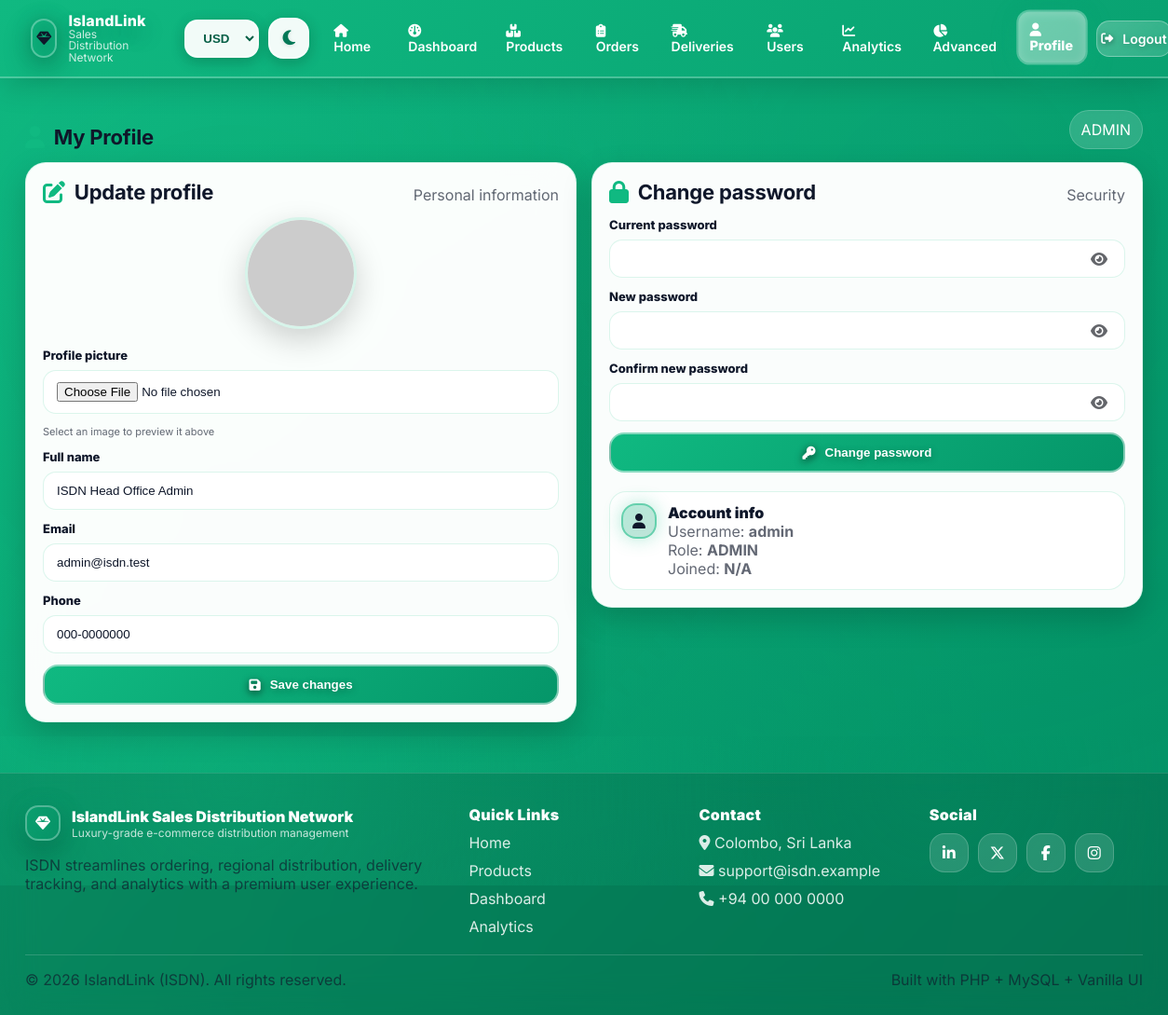
The app's page /profile.php (signed in) with its own data.
### tables this page shows
CREATE TABLE `users` (
  `id` INT NOT NULL AUTO_INCREMENT,
  `username` VARCHAR(50) NOT NULL,
  `password` VARCHAR(255) NOT NULL,
  `role` ENUM('admin','rdc','customer') NOT NULL DEFAULT 'customer',
  `name` VARCHAR(100) NOT NULL,
  `email` VARCHAR(100) NOT NULL,
  `phone` VARCHAR(20) NULL,
  `rdc_location` VARCHAR(50) NULL,
  `profile_image` VARCHAR(255) NULL,
  `created_at` TIMESTAMP NOT NULL DEFAULT CURRENT_TIMESTAMP,
  PRIMARY KEY (`id`),
  UNIQUE KEY `uq_users_username` (`username`),
  UNIQUE KEY `uq_users_email` (`email`)
);

### db.php (called while the page is built, shortened)
<?php
function is_logged_in() {
  return isset($_SESSION['user']) && isset($_SESSION['user']['id']);
}
function current_user() {
  return is_logged_in() ? $_SESSION['user'] : null;
}
function currency_get() {
  return isset($_SESSION['currency']) && in_array($_SESSION['currency'], ['USD','LKR'], true)
    ? $_SESSION['currency'] : 'USD';
}

### profile.php (the view, shortened to what this page needs)
<?php
require_once __DIR__ . '/db.php';
require_once __DIR__ . '/icons.php';
$u = current_user();
$r = mysqli_query($conn, "SELECT * FROM users WHERE id = " . (int)$u['id'] . " LIMIT 1");
if ($r) {
  $u = mysqli_fetch_assoc($r);
}
$profileImg = $u['profile_image'] ? $u['profile_image'] : 'https://ui-avatars.com/api/?name=' . urlencode($u['name']) . '&size=200&background=667eea&color=fff';
$currency = currency_get();
?>
<!doctype html>
<html lang="en" data-theme="<?php echo isset($_SESSION['theme']) ? htmlspecialchars($_SESSION['theme']) : 'light'; ?>" data-currency="<?php echo htmlspecialchars($currency); ?>">
<head>
  <link rel="stylesheet" href="https://cdnjs.cloudflare.com/ajax/libs/font-awesome/6.5.1/css/all.min.css">
  <link rel="stylesheet" href="style.css">
  <link rel="stylesheet" href="ecommerce-styles.css">
</head>
<body>
  <?php include __DIR__ . '/navbar.php'; ?>
  <main class="main">
    <div class="container">
      <div class="section-head">
        <h2><?php echo icon('user'); ?> My Profile</h2>
        <span class="pill"><?php echo strtoupper($u['role']); ?></span>
      </div>
      <div class="grid cols-2" style="align-items:start">
        <section class="card pad lift" style="animation-delay:.06s">
          <div class="section-head">
            <h2><?php echo icon('pen-to-square'); ?> Update profile</h2>
            <span class="muted">Personal information</span>
          </div>
          <div style="text-align:center; margin-bottom:16px">
            <img src="<?php echo htmlspecialchars($profileImg); ?>" alt="Profile" data-preview style="width:120px;height:120px;border-radius:50%;object-fit:cover;border:3px solid var(--border);box-shadow:var(--shadow-md)">
          </div>
          <form class="form" method="post" enctype="multipart/form-data">
            <div class="field">
              <label>Profile picture</label>
              <input class="input" name="profile_image" type="file" accept=".jpg,.jpeg,.png,.webp">
              <div class="muted" style="font-size:11px; margin-top:4px;">Select an image to preview it above</div>
            </div>
            <div class="field">
              <label>Full name</label>
              <input class="input" name="name" value="<?php echo htmlspecialchars($u['name']); ?>" required>
            </div>
            <div class="field">
              <label>Email</label>
              <input class="input" name="email" type="email" value="<?php echo htmlspecialchars($u['email']); ?>" required>
            </div>
            <div class="field">
              <label>Phone</label>
              <input class="input" name="phone" value="<?php echo htmlspecialchars($u['phone'] ?: ''); ?>">
            </div>
            <button class="btn btn-primary" type="submit"><?php echo icon('floppy-disk'); ?> Save changes</button>
          </form>
        </section>
        <section class="card pad lift" style="animation-delay:.12s">
          <div class="section-head">
            <h2><?php echo icon('lock'); ?> Change password</h2>
            <span class="muted">Security</span>
          </div>
          <form class="form" method="post">
            <div class="field">
              <label>Current password</label>
              <div class="input-wrap">
                <input class="input" id="current_password" name="current_password" type="password" required>
                <button class="toggle-eye" type="button" data-toggle-password="#current_password" aria-label="Show password">
                  <i class="fa-solid fa-eye"></i>
                </button>
              </div>
            </div>
            <div class="field">
              <label>New password</label>
              <div class="input-wrap">
                <input class="input" id="new_password" name="new_password" type="password" required>
                <button class="toggle-eye" type="button" data-toggle-password="#new_password" aria-label="Show password">
                  <i class="fa-solid fa-eye"></i>
                </button>
              </div>
            </div>
            <div class="field">
              <label>Confirm new password</label>
              <div class="input-wrap">
                <input class="input" id="confirm_password" name="confirm_password" type="password" required>
                <button class="toggle-eye" type="button" data-toggle-password="#confirm_password" aria-label="Show password">
                  <i class="fa-solid fa-eye"></i>
                </button>
              </div>
            </div>
            <button class="btn btn-primary" type="submit"><?php echo icon('key'); ?> Change password</button>
          </form>
          <div class="timeline" style="margin-top:20px">
            <div class="timeline-item done">
              <div class="timeline-dot"><?php echo icon('user'); ?></div>
              <div>
                <div style="font-weight:1000">Account info</div>
                <div class="muted">Username: <strong><?php echo htmlspecialchars($u['username']); ?></strong></div>
                <div class="muted">Role: <strong><?php echo strtoupper($u['role']); ?></strong></div>
                <div class="muted">Joined: <strong><?php echo isset($u['created_at']) && $u['created_at'] ? date('M d, Y', strtotime($u['created_at'])) : 'N/A'; ?></strong></div>
              </div>
            </div>
          </div>
        </section>
      </div>
    </div>
  </main>
  <?php include __DIR__ . '/footer.php'; ?>
</body>
</html>

### ecommerce-styles.css (style rules this page uses)
.section-head { display:flex; align-items:flex-end; justify-content:space-between; gap: 16px; margin-bottom: 14px; }
.section-head h2 { margin:0; font-size: 22px; letter-spacing: -.01em; color: var(--text); display: flex; align-items: center; gap: 10px; }
.pill { display:inline-flex; gap:8px; align-items:center; padding: 10px 12px; border-radius: 999px; background: rgba(255,255,255,.16); border:1px solid rgba(255,255,255,.18); color:#fff; backdrop-filter: blur(14px); }
.timeline { display:grid; gap: 10px; }
.timeline-item { display:flex; gap: 12px; align-items:flex-start; background: var(--card2); border:1px solid var(--border); border-radius: 18px; padding: 12px; }
.timeline-dot { width:38px; height:38px; border-radius: 16px; display:grid; place-items:center; background: linear-gradient(135deg, rgba(16,185,129,.2), rgba(5,150,105,.15)); border:2px solid rgba(16,185,129,.4); flex: 0 0 auto; position: relative; }
.timeline-dot::before { content: ''; position: absolute; inset: -4px; border-radius: 16px; background: linear-gradient(135deg, #10b981, #059669); background-size: 200% 200%; animation: dotGlow 3s ease infinite; opacity: 0.2; z-index: -1; filter: blur(6px); }
.timeline-item.done .timeline-dot { background: linear-gradient(135deg, rgba(16,185,129,.3), rgba(5,150,105,.25)); border-color: rgba(16,185,129,.5); box-shadow: 0 0 20px rgba(16,185,129,.3); }

### records on screen
users: role "ADMIN", name "ISDN Head Office Admin", email "admin@isdn.test", phone "000-0000000", username "admin"
